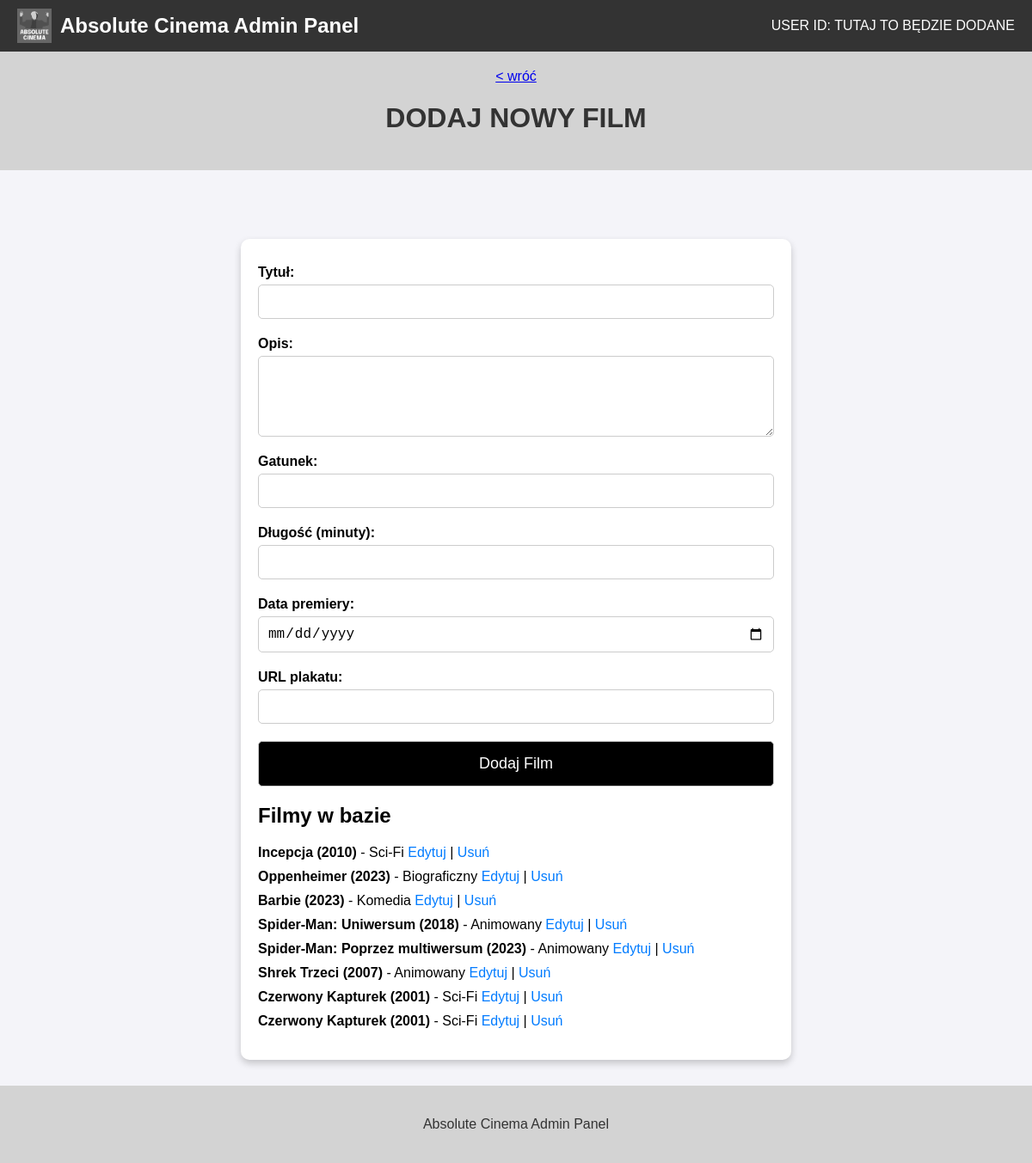
The app's page /admin/bazy/zarzadzaj_filmami, older data.
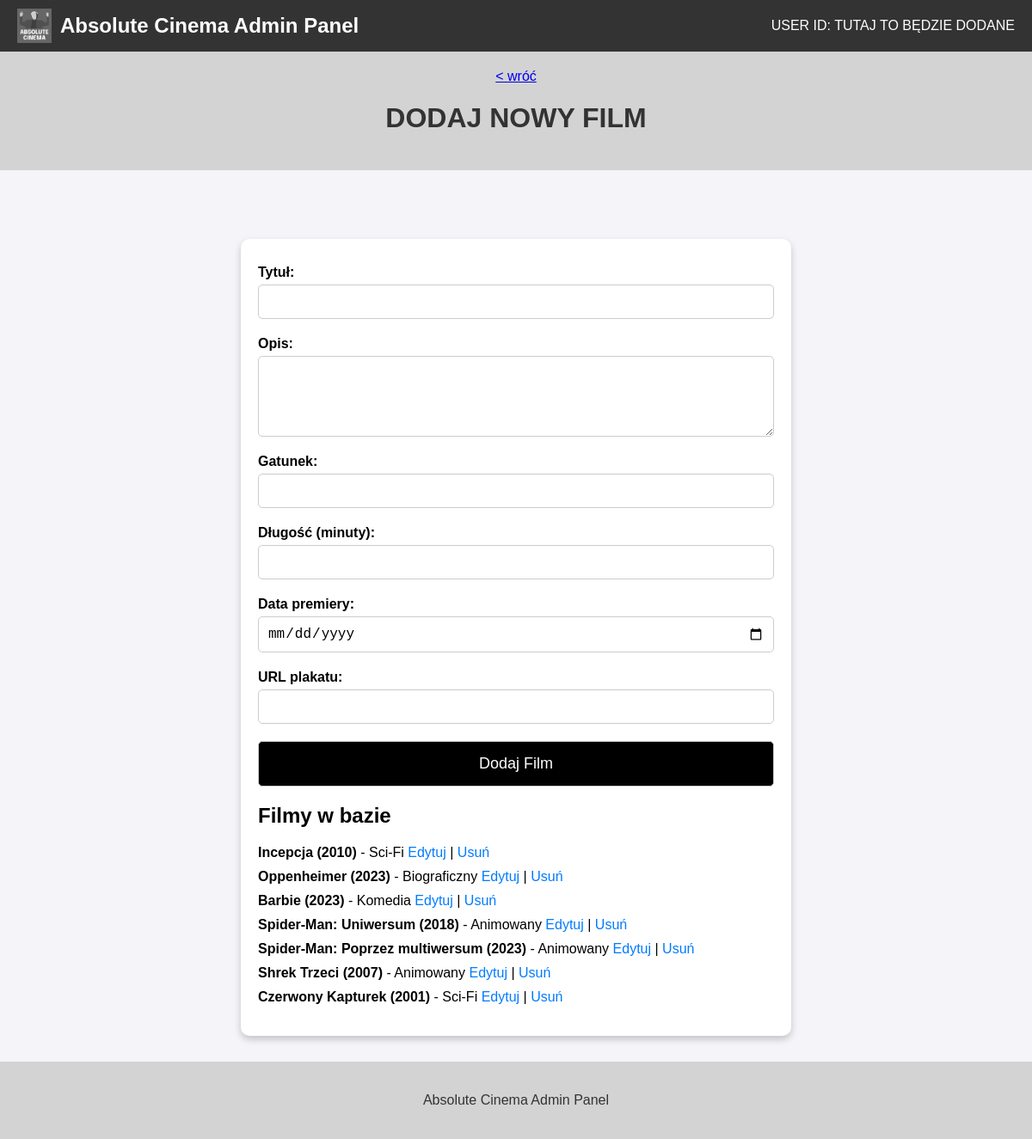
The same page, newer data.
### app.py (models this page shows)
class Film(db.Model):
    __tablename__ = 'filmy'
    id = db.Column(db.Integer, primary_key=True)
    tytul = db.Column(db.String(150), nullable=False)
    opis = db.Column(db.Text, nullable=True)
    gatunek = db.Column(db.String(50), nullable=False)
    dlugosc = db.Column(db.Integer, nullable=False)
    data_premiery = db.Column(db.Date, nullable=False)
    plakat_url = db.Column(db.String(1000), nullable=True)
    seanse = db.relationship('Seans', backref='film', lazy=True) #db.relationship - służy do definiowania relacji między tabelami

### app.py (the view, shortened to what this page needs)
@app.route('/admin/bazy/zarzadzaj_filmami', methods=['GET', 'POST'])
def zarzadzaj_filmami():
    message = None
    filmy = Film.query.all()  # Pobieranie wszystkich filmów z bazy w kolejności wg daty premiery
    return render_template('admin_bazy_zarzadzaj_filmami.html', message=message, filmy=filmy)

### app.py (called while the page is built)
@app.before_request
def load_database():
    g.kino = {
        "admin" : Administrator.query.all(),
        "film" : Film.query.all(),
        "rezerwacja" : Rezerwacja.query.all(),
        "seans" : Seans.query.all(),
        "klient" : Klient.query.all()
    }

### templates/admin_bazy_zarzadzaj_filmami.html (shortened to what this page needs)
<!DOCTYPE html>
<html lang="pl">
<head>
</head>
<body>
    <div class="navbar">
        <div class="logo">
            <img src="{{ url_for('static', filename='images/absolute_cinema_logo.png') }}" alt="Logo">
            <span>Absolute Cinema Admin Panel</span>
        </div>
        <div class="user-id">
            USER ID: TUTAJ TO BĘDZIE DODANE
        </div>
    </div>
    <div class="breadcrumbs">
        <a href="{{ url_for('admin_bazy')}}"> &lt; wróć</a>
        <h1>DODAJ NOWY FILM</h1>
    </div>
    <div class="container">
        <form method="POST">
            <label for="tytul">Tytuł:</label>
            <input type="text" id="tytul" name="tytul" required>
            <label for="opis">Opis:</label>
            <textarea id="opis" name="opis" rows="4"></textarea>
            <label for="gatunek">Gatunek:</label>
            <input type="text" id="gatunek" name="gatunek" required>
            <label for="dlugosc">Długość (minuty):</label>
            <input type="number" id="dlugosc" name="dlugosc" required>
            <label for="data_premiery">Data premiery:</label>
            <input type="date" id="data_premiery" name="data_premiery" required>
            <label for="plakat_url">URL plakatu:</label>
            <input type="url" id="plakat_url" name="plakat_url">
            <button class="dark" type="submit">Dodaj Film</button>
        </form>
        <h2>Filmy w bazie</h2>
        <ul>
            {% for film in filmy %}
            <li>
                <strong>{{ film.tytul }} ({{ film.data_premiery.strftime('%Y') }})</strong> - {{ film.gatunek }}
                <a href="{{ url_for('edytuj_film', film_id=film.id) }}">Edytuj</a> |
                <a href="{{ url_for('usun_film', film_id=film.id) }}" onclick="return confirm('Na pewno chcesz usunąć ten film?')">Usuń</a>
            </li>
            {% endfor %}
        </ul>
    </div>
    <div class="footer">
        <p>Absolute Cinema Admin Panel</p>
    </div>
</body>
</html>

Row changes from the older to the newer data that the page shows:
removed Film: tytul "Czerwony Kapturek", data_premiery "2001", gatunek "Sci-Fi"
